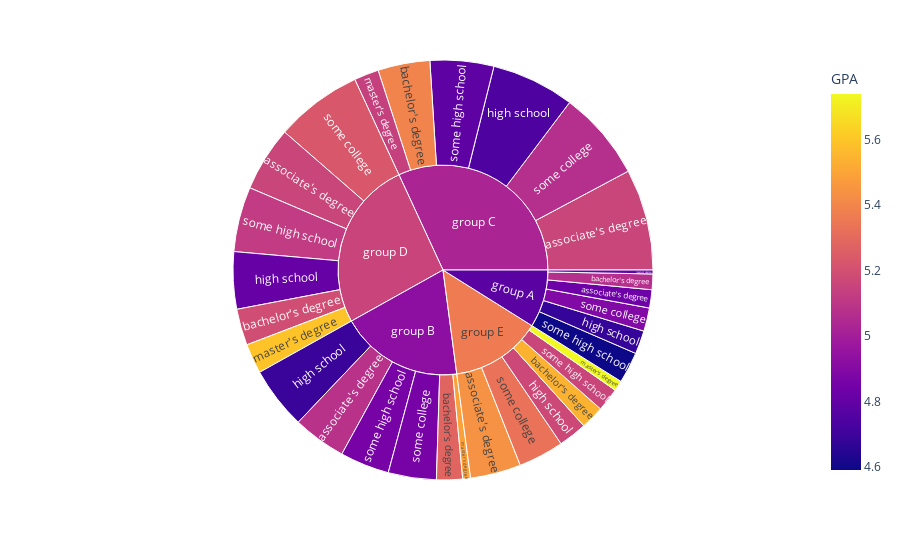

The notebook cell saved with this chart:
### Markdown cell above
> Visualice utilizando [`px.sunburst`](https://plotly.com/python/sunburst-charts/ ) el DataFrame obtenido en esta sección.

### Code cell
df =  compara_promedios(df_grades).reset_index()
px.sunburst(df, path=['race/ethnicity', 'parental level of education'], 
                  values='percentaje %', color = 'GPA')

### Figure 1 — Plotly figure (JSON) as saved in the notebook; plotly's stock layout.template omitted (floating-point values rounded to 4 significant figures)
{"data": [{"branchvalues": "total", "customdata": [[4.83], [5.08], [5.16], [5.16], [5.44], [5.07], [5.28], [5.39], [5.19], [5.54], [4.68], [4.69], [4.74], [4.81], [5.17], [4.8], [5.49], [5.14], [5.59], [5.74], [4.89], [4.86], [5.07], [5.23], [5.33], [4.59], [4.86], [4.79], [5.12], [5.16], [4.778], [4.929], [5.027], [5.152], [5.364]], "domain": {"x": [0, 1], "y": [0, 1]}, "hovertemplate": "labels=%{label}<br>percentaje %=%{value}<br>parent=%{parent}<br>id=%{id}<br>GPA=%{color}<extra></extra>", "ids": ["group A/associate's degree", "group B/associate's degree", "group C/associate's degree", "group D/associate's degree", "group E/associate's degree", "group A/bachelor's degree", "group B/bachelor's degree", "group C/bachelor's degree", "group D/bachelor's degree", "group E/bachelor's degree", "group A/high school", "group B/high school", "group C/high school", "group D/high school", "group E/high school", "group A/master's degree", "group B/master's degree", "group C/master's degree", "group D/master's degree", "group E/master's degree", "group A/some college", "group B/some college", "group C/some college", "group D/some college", "group E/some college", "group A/some high school", "group B/some high school", "group C/some high school", "group D/some high school", "group E/some high school", "group A", "group B", "group C", "group D", "group E"], "labels": ["associate's degree", "associate's degree", "associate's degree", "associate's degree", "associate's degree", "bachelor's degree", "bachelor's degree", "bachelor's degree", "bachelor's degree", "bachelor's degree", "high school", "high school", "high school", "high school", "high school", "master's degree", "master's degree", "master's degree", "master's degree", "master's degree", "some college", "some college", "some college", "some college", "some college", "some high school", "some high school", "some high school", "some high school", "some high school", "group A", "group B", "group C", "group D", "group E"], "marker": {"coloraxis": "coloraxis", "colors": [4.83, 5.08, 5.16, 5.16, 5.44, 5.07, 5.28, 5.39, 5.19, 5.54, 4.68, 4.69, 4.74, 4.81, 5.17, 4.8, 5.49, 5.14, 5.59, 5.74, 4.89, 4.86, 5.07, 5.23, 5.33, 4.59, 4.86, 4.79, 5.12, 5.16, 4.778, 4.929, 5.027, 5.152, 5.364]}, "name": "", "parents": ["group A", "group B", "group C", "group D", "group E", "group A", "group B", "group C", "group D", "group E", "group A", "group B", "group C", "group D", "group E", "group A", "group B", "group C", "group D", "group E", "group A", "group B", "group C", "group D", "group E", "group A", "group B", "group C", "group D", "group E", "", "", "", "", ""], "type": "sunburst", "values": [1.4, 4.1, 7.8, 5, 3.9, 1.2, 2, 4, 2.8, 1.8, 1.8, 4.8, 6.4, 4.4, 2.2, 0.3, 0.6, 1.9, 2.3, 0.8, 1.8, 3.7, 6.9, 6.7, 3.5, 2.4, 3.8, 4.9, 5, 1.8, 8.9, 19, 31.9, 26.2, 14.0]}], "layout": {"coloraxis": {"colorbar": {"title": {"text": "GPA"}}, "colorscale": [[0, "#0d0887"], [0.1111, "#46039f"], [0.2222, "#7201a8"], [0.3333, "#9c179e"], [0.4444, "#bd3786"], [0.5556, "#d8576b"], [0.6667, "#ed7953"], [0.7778, "#fb9f3a"], [0.8889, "#fdca26"], [1, "#f0f921"]]}, "legend": {"tracegroupgap": 0}, "margin": {"t": 60}}}
